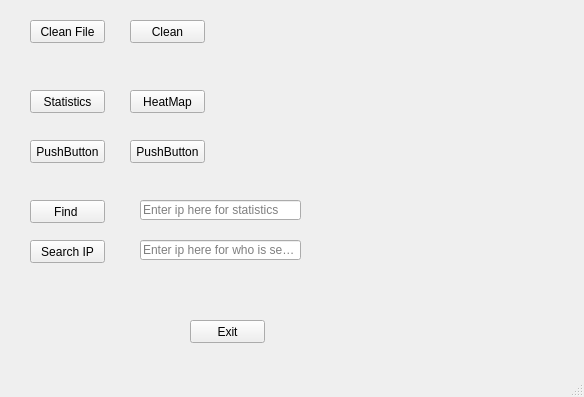
<?xml version="1.0" encoding="UTF-8"?>
<ui version="4.0">
 <class>MainWindow</class>
 <widget class="QMainWindow" name="MainWindow">
  <property name="geometry">
   <rect>
    <x>0</x>
    <y>0</y>
    <width>584</width>
    <height>397</height>
   </rect>
  </property>
  <property name="windowTitle">
   <string>MainWindow</string>
  </property>
  <widget class="QWidget" name="centralwidget">
   <widget class="QPushButton" name="btnCleanFile">
    <property name="geometry">
     <rect>
      <x>30</x>
      <y>20</y>
      <width>75</width>
      <height>23</height>
     </rect>
    </property>
    <property name="text">
     <string>Clean File</string>
    </property>
   </widget>
   <widget class="QPushButton" name="btnClean">
    <property name="geometry">
     <rect>
      <x>130</x>
      <y>20</y>
      <width>75</width>
      <height>23</height>
     </rect>
    </property>
    <property name="text">
     <string>Clean</string>
    </property>
   </widget>
   <widget class="QWidget" name="widget" native="true">
    <property name="geometry">
     <rect>
      <x>320</x>
      <y>20</y>
      <width>231</width>
      <height>211</height>
     </rect>
    </property>
   </widget>
   <widget class="QPushButton" name="btnipWhois">
    <property name="geometry">
     <rect>
      <x>30</x>
      <y>240</y>
      <width>75</width>
      <height>23</height>
     </rect>
    </property>
    <property name="text">
     <string>Search IP</string>
    </property>
   </widget>
   <widget class="QPushButton" name="btnExit">
    <property name="geometry">
     <rect>
      <x>190</x>
      <y>320</y>
      <width>75</width>
      <height>23</height>
     </rect>
    </property>
    <property name="text">
     <string>Exit</string>
    </property>
   </widget>
   <widget class="QLineEdit" name="ipLineEdit">
    <property name="geometry">
     <rect>
      <x>140</x>
      <y>240</y>
      <width>161</width>
      <height>20</height>
     </rect>
    </property>
    <property name="placeholderText">
     <string>Enter ip here for who is seach</string>
    </property>
   </widget>
   <widget class="QPushButton" name="btnStatistics">
    <property name="geometry">
     <rect>
      <x>30</x>
      <y>90</y>
      <width>75</width>
      <height>23</height>
     </rect>
    </property>
    <property name="text">
     <string>Statistics</string>
    </property>
   </widget>
   <widget class="QPushButton" name="btnHeatMap">
    <property name="geometry">
     <rect>
      <x>130</x>
      <y>90</y>
      <width>75</width>
      <height>23</height>
     </rect>
    </property>
    <property name="text">
     <string>HeatMap</string>
    </property>
   </widget>
   <widget class="QPushButton" name="btnFind">
    <property name="geometry">
     <rect>
      <x>30</x>
      <y>200</y>
      <width>75</width>
      <height>23</height>
     </rect>
    </property>
    <property name="text">
     <string>Find </string>
    </property>
   </widget>
   <widget class="QPushButton" name="pushButton4">
    <property name="geometry">
     <rect>
      <x>130</x>
      <y>140</y>
      <width>75</width>
      <height>23</height>
     </rect>
    </property>
    <property name="text">
     <string>PushButton</string>
    </property>
   </widget>
   <widget class="QPushButton" name="pushButton5">
    <property name="geometry">
     <rect>
      <x>30</x>
      <y>140</y>
      <width>75</width>
      <height>23</height>
     </rect>
    </property>
    <property name="text">
     <string>PushButton</string>
    </property>
   </widget>
   <widget class="QLineEdit" name="lineEdit">
    <property name="geometry">
     <rect>
      <x>140</x>
      <y>200</y>
      <width>161</width>
      <height>20</height>
     </rect>
    </property>
    <property name="placeholderText">
     <string>Enter ip here for statistics</string>
    </property>
   </widget>
  </widget>
  <widget class="QMenuBar" name="menubar">
   <property name="geometry">
    <rect>
     <x>0</x>
     <y>0</y>
     <width>584</width>
     <height>21</height>
    </rect>
   </property>
  </widget>
  <widget class="QStatusBar" name="statusbar"/>
 </widget>
 <resources/>
 <connections/>
</ui>
